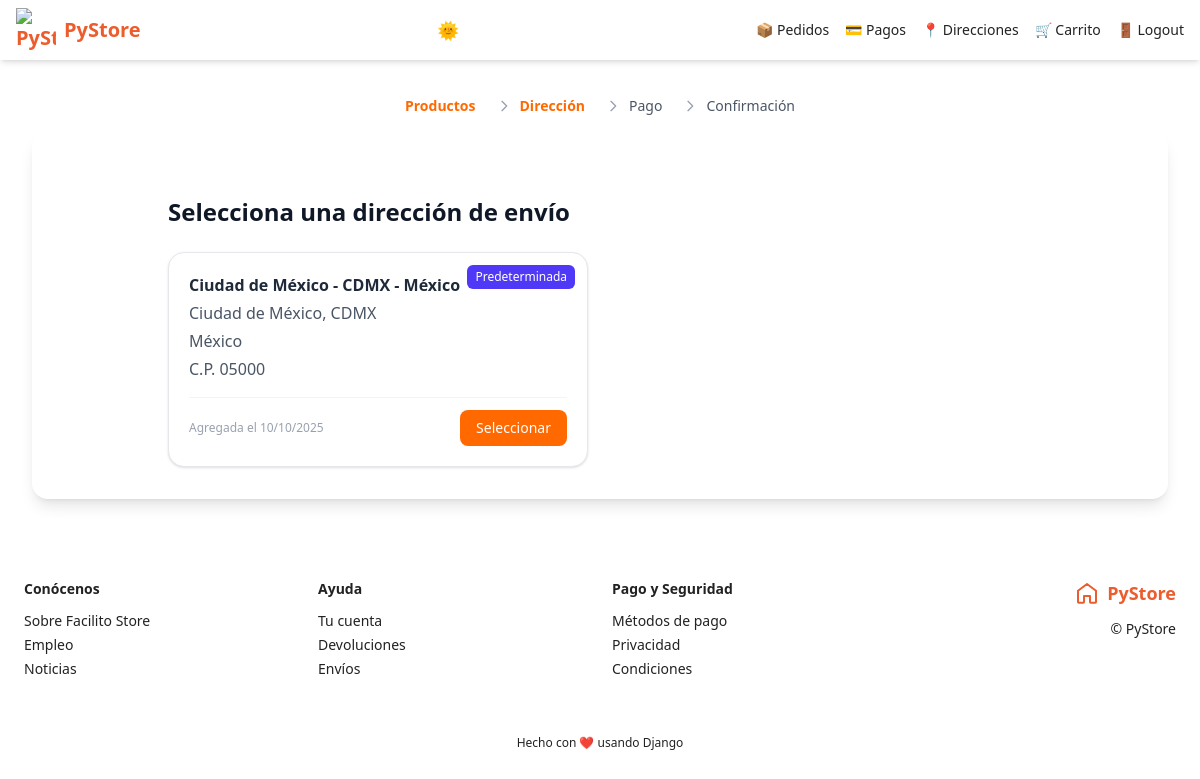
/orden/seleccionar/direccion (signed in), run on an earlier commit of the app's database.
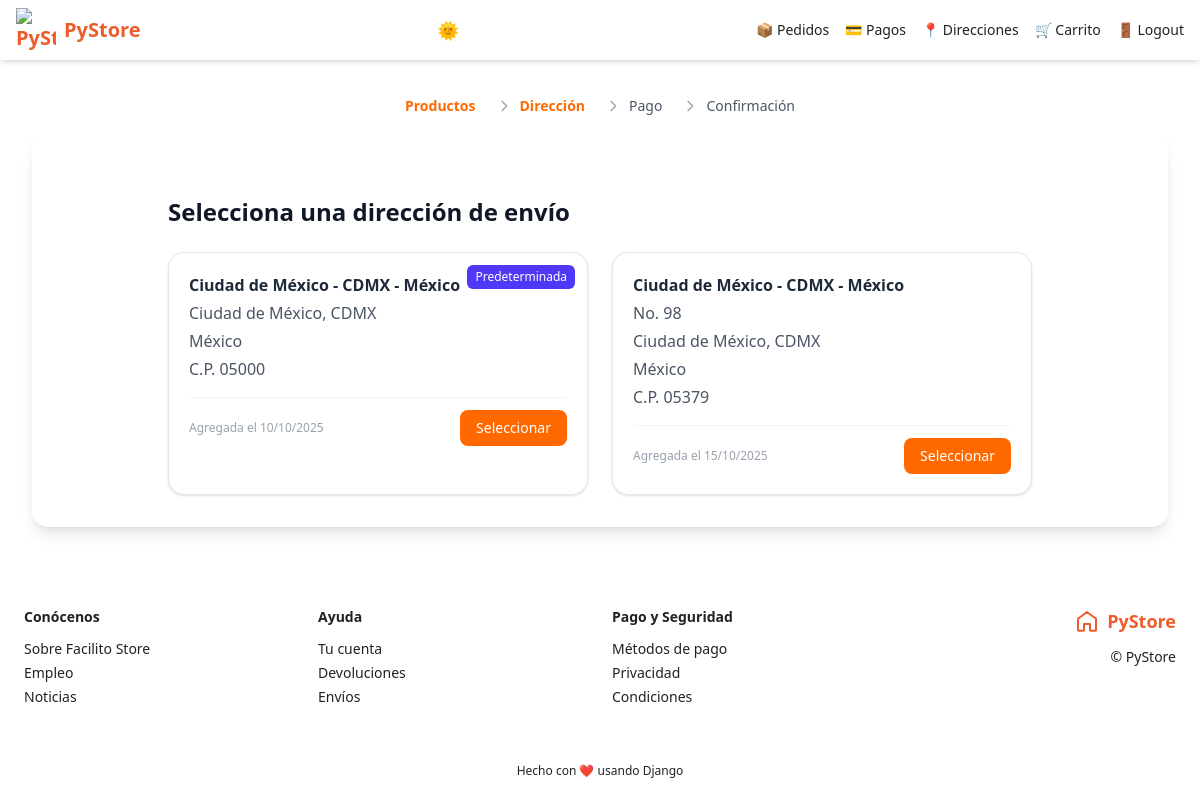
And on a later commit of the database.
### shipping_addresses/models.py (models this page shows, shortened)
class ShippingAddress(models.Model):
    user = models.ForeignKey(User, null=False, blank=False, on_delete=models.CASCADE)
    line1 = models.CharField(max_length=200)
    line2 = models.CharField(max_length=200, blank=True)
    city = models.CharField(max_length=100)
    state = models.CharField(max_length=100)
    country = models.CharField(max_length=50)
    reference = models.CharField(max_length=300)
    postal_code = models.CharField(max_length=10, null=False, blank=False)
    default = models.BooleanField(default=False)
    created_at = models.DateTimeField(auto_now_add=True)
    @property
    def address(self):
      return '{} - {} - {}'.format(self.city, self.state, self.country)

### orders/views.py (the view)
# urls.py: path('seleccionar/direccion', views.select_address, name='select_address'),
@login_required(login_url='login')
def select_address(request):
    shipping_addresses = request.user.addresses
    return render(request, 'orders/select_address.html', {
      'shipping_addresses': shipping_addresses,
      'breadcrumb': breadcrumb(address=True)
    })

### carts/models.py (called while the page is built)
def set_cart_id(sender, instance, *args, **kwargs):
    if not instance.cart_id:
        instance.cart_id = str(uuid.uuid4())

### carts/utils.py (called while the page is built)
def get_or_create_cart(request):
    user = request.user if request.user.is_authenticated else None
    cart_id = request.session.get('cart_id')  # <-- Este debe guardar el uuid
    print("🛍 session cart_id:", cart_id)
    cart = Cart.objects.filter(cart_id=cart_id).first()
    print("📦 found cart:", cart)
    if cart is None:
        cart = Cart.objects.create(user=user)
        print("🆕 created new cart:", cart.cart_id)
    if user and cart.user is None:
        cart.user = user
        cart.save()
    request.session['cart_id'] = cart.cart_id
    print("💾 saved to session:", request.session['cart_id'])
    return cart

### facilito_store/context_processors.py (called while the page is built)
def cart_item_count(request):
    count = 0
    if request.user.is_authenticated:
        cart = get_or_create_cart(request)
        if cart:
            cart_products = cart.cartproducts_set.filter(quantity__gt=0)
            count = sum(cp.quantity for cp in cart_products)
    return {'cart_item_count': count}

### users/models.py (called while the page is built)
    @property
    def addresses(self):
        return self.shippingaddress_set.all()

### orders/templates/orders/select_address.html (shortened to what this page needs)
{% extends 'base.html' %}
{% block breadcrumb %}
{% include 'orders/snippets/breadcrumb.html' %}
{% endblock %}
{% block content %}
<div class="max-w-4xl mx-auto mt-8 px-4">
  <h2 class="title text-2xl font-semibold text-gray-800 mb-6">
    Selecciona una dirección de envío
  </h2>
  {% if shipping_addresses %}
  <div class="grid grid-cols-1 md:grid-cols-2 gap-6">
    {% for address in shipping_addresses %}
    <div class="relative bg-white border border-gray-200 rounded-2xl p-5 shadow-sm hover:shadow-md transition">
      {% if address.default %}
      <span class="absolute top-3 right-3 bg-indigo-600 text-white text-xs px-2 py-1 rounded-md">
        Predeterminada
      </span>
      {% endif %}
      <div class="space-y-1">
        <p class="text-gray-800 font-semibold">{{ address.address }}</p>
        {% if address.line2 %}
        <p class="text-gray-600">{{ address.line2 }}</p>
        {% endif %}
        <p class="text-gray-600">{{ address.city }}, {{ address.state }}</p>
        <p class="text-gray-600">{{ address.country }}</p>
        <p class="text-gray-600">C.P. {{ address.postal_code }}</p>
      </div>
      <div class="mt-4 flex items-center justify-between border-t border-gray-100 pt-3">
        <p class="text-xs text-gray-400">
          Agregada el {{ address.created_at|date:"d/m/Y" }}
        </p>
        <a href="{% url 'orders:check_address' address.pk %}"
          class="btn-primary text-sm font-medium px-4 py-2 rounded-lg hover:bg-indigo-700 transition">
          Seleccionar
        </a>
      </div>
    </div>
    {% endfor %}
  </div>
  {% endif %}
</div>
{% endblock %}

What changed in the data, as far as the page shows it:
added ShippingAddress: address "Ciudad de México - CDMX - México", line2 "No. 98", city "Ciudad de México", state "CDMX", country "México", postal_code "05379", created_at "15/10/2025"
